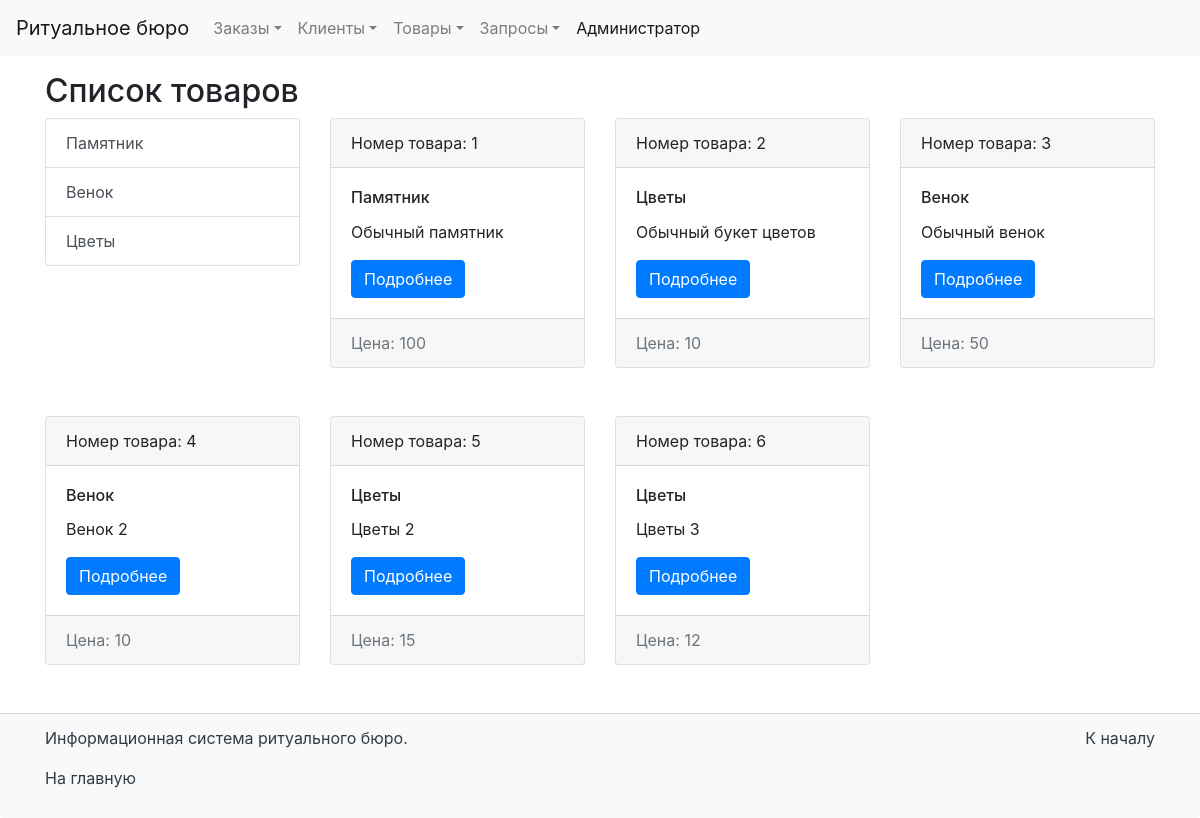
Screenshot of /products/ with the database file from the repository.
### BD_Report/models.py (models this page shows, shortened)
class ProductType(models.Model):
    productTypeID = models.AutoField(primary_key=True)
    name = models.CharField(max_length=30, verbose_name='Тип товара')
    class Meta:
        verbose_name = 'Тип товара'
        verbose_name_plural = 'Типы товара'
    def __str__(self):
        return self.name

class Product(models.Model):
    productID = models.AutoField(primary_key=True, verbose_name='ID')
    name = models.CharField(max_length=30, verbose_name='Название товара')
    photo = models.ImageField(upload_to='photos/%Y/%m/%d/', verbose_name='Фото', blank=True)
    productTypeID = models.ForeignKey('ProductType', on_delete=models.PROTECT)
    discountID = models.ForeignKey('ProductDiscounts', on_delete=models.PROTECT)
    price = models.IntegerField(verbose_name='Цена')
    class Meta:
        verbose_name = 'Товар'
        verbose_name_plural = 'Товары'
    def get_absolute_url(self):
        return reverse('view_product', kwargs={'pk': self.productID})

### BD_Report/views.py (the view)
# urls.py: path('products/', HomeProduct.as_view(), name='products'),
class HomeProduct(ListView):
    model = Product
    template_name = 'BD_Report/products.html'
    context_object_name = 'products'
    def get_context_data(self, *, object_list=None, **kwargs):
        context = super().get_context_data(**kwargs)
        context['title'] = 'Список товаров'
        context['productTypes'] = ProductType.objects.all()
        return context

### BD_Report/templates/BD_Report/products.html (shortened to what this page needs)
{% extends 'base.html' %}
{% block container_title %} <h2>{{title}}</h2> {% endblock %}
{% block content %}
    <div class="col-md-3">
            <div class="list-group">
                {% for item in productTypes %}
                <a href="{% url 'productType' item.pk %}" class="list-group-item list-group-item-action"> {{ item.name }}</a>
                {% endfor %}
            </div>
    </div>
    {% for item in products %}
                <div class="col-sm-3 mb-5">
                    <div class="card">
                        <div class="card-header">
                            Номер товара: {{ item.productID }}
                        </div>
                        <div class="card-body">
                            <h6 class="card-title">{{ item.productTypeID }}</h6>
                            <p class="card-text">{{ item.name }}</p>
                            <a href="{{ item.get_absolute_url }}" class="btn btn-primary">Подробнее</a>
                        </div>
                        <div class="card-footer text-muted">
                            Цена: {{ item.price }}
                        </div>
                    </div>
                </div>
            {% endfor %}
{% endblock %}

### rows the page displays
ProductType: name "Памятник"
ProductType: name "Венок"
ProductType: name "Цветы"
Product: productID "1", productTypeID "Памятник", name "Обычный памятник", price "100"
Product: productID "2", productTypeID "Цветы", name "Обычный букет цветов", price "10"
Product: productID "3", productTypeID "Венок", name "Обычный венок", price "50"
Product: productID "4", productTypeID "Венок", name "Венок 2", price "10"
Product: productID "5", productTypeID "Цветы", name "Цветы 2", price "15"
Product: productID "6", productTypeID "Цветы", name "Цветы 3", price "12"

### other values shown
{{ title }} "Список товаров"
